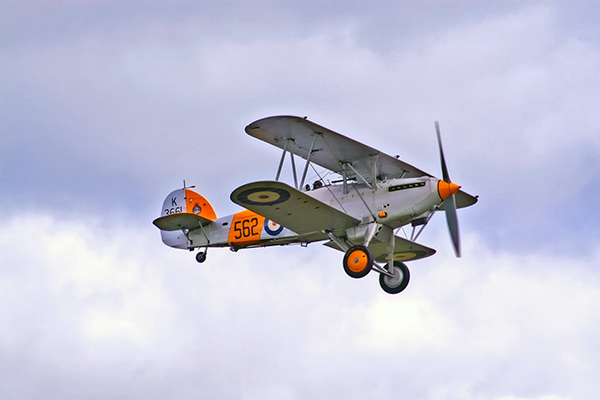
#> input picture data2/airplane.bmp, 600 x 400 px
$ python exAddweighted.py
#> lines starting #> are read from the running program, lines starting #| are printed output that depends on the picture
import cv2
import numpy as np


src1 = cv2.imread('data2/airplane.bmp')
#> src1 is the input picture: shape (400, 600, 3); mean B, G, R 217.1, 197.6, 196.8
src2 = cv2.imread('data2/field.bmp')
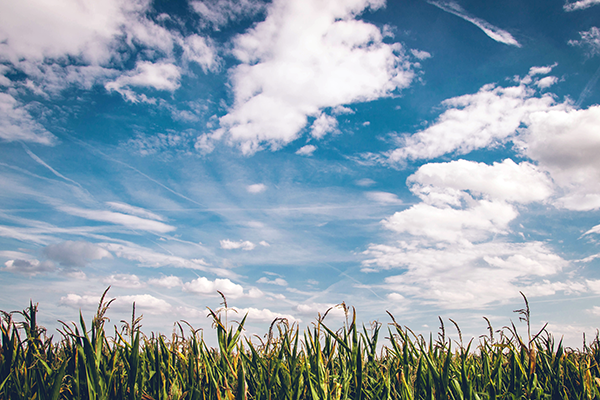
#> input picture data2/field.bmp, 600 x 400 px
#> src2 is the input picture: shape (400, 600, 3); mean B, G, R 173.2, 160.3, 141.8

# alpha값이 높을 수록 진해짐
alpha = 0.7
beta = 1 - alpha

dst1 = cv2.addWeighted(src1, alpha=alpha, src2=src2, beta=beta, gamma=0)
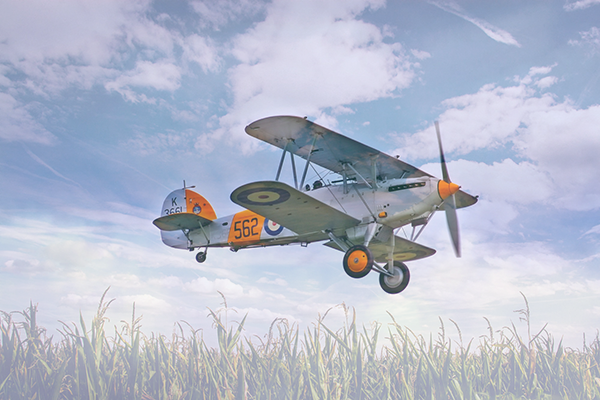
#> dst1: shape (400, 600, 3); mean B, G, R 204, 186.4, 180.3

cv2.imshow('img1', src1)
cv2.imshow('img2', src2)
cv2.imshow('dst1', dst1)
cv2.waitKey()
cv2.destroyAllWindows()
